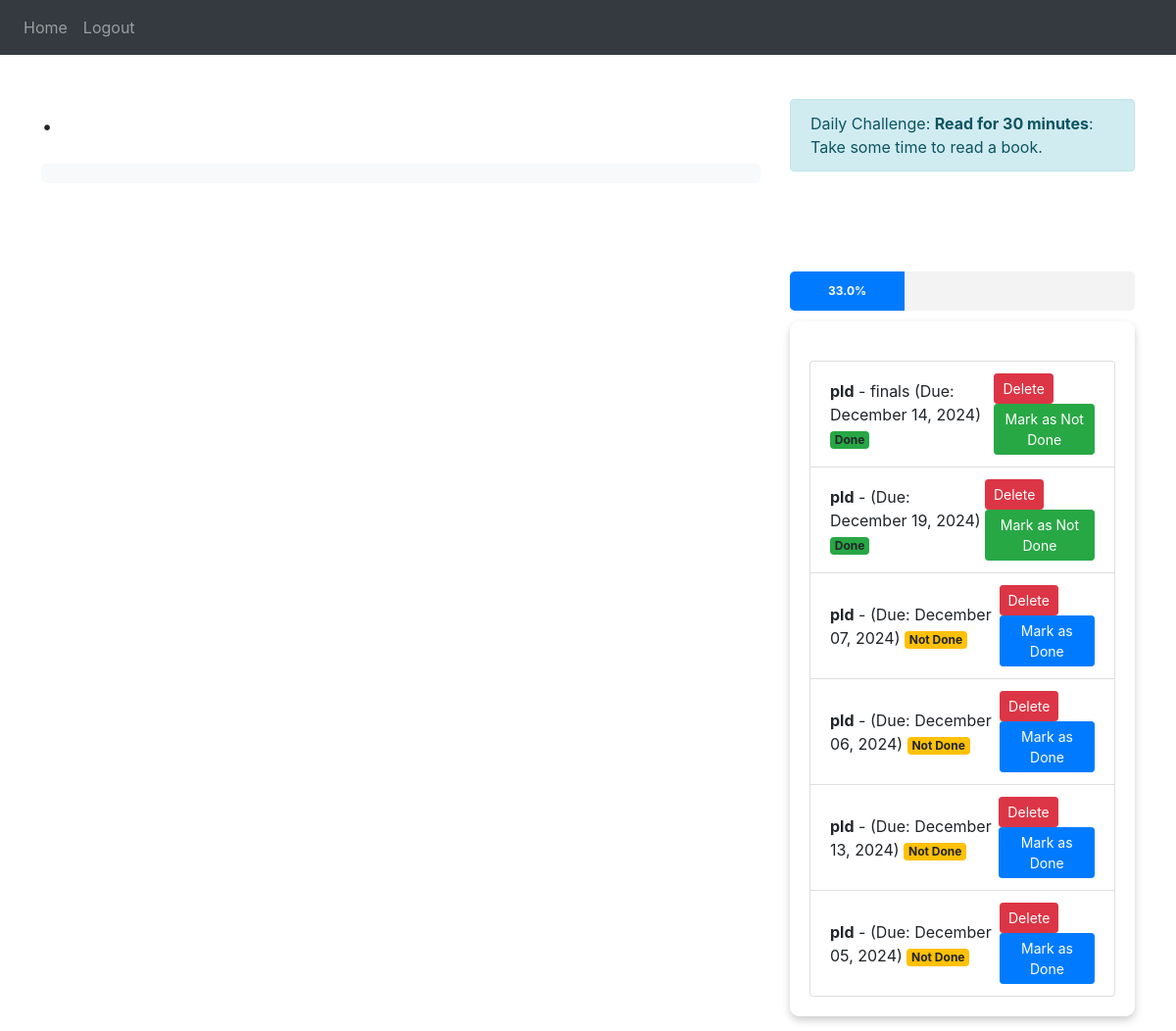
Screenshot of / (signed in) with the database file from the repository.
### website/models.py (models this page shows)
class Task(db.Model):
    id = db.Column(db.Integer, primary_key=True)    # Primary Key for the task
    title = db.Column(db.String(100), nullable=False)  # Task title is required
    description = db.Column(db.String(200), nullable=True)
    date = db.Column(db.Date, nullable=False, default=func.now())  # Default to current date
    user_id = db.Column(db.Integer, db.ForeignKey('user.id'), nullable=False)
    is_done = db.Column(db.Boolean, default=False)  # Defaults to not done

### website/views.py (the view, shortened to what this page needs)
@views.route('/', methods=['GET', 'POST'])
@login_required
def home():
    tasks = Task.query.filter_by(user_id=current_user.id).all()
    total_tasks = len(tasks)
    completed_tasks = sum(1 for task in tasks if task.is_done)
    progress_percentage = (completed_tasks / total_tasks * 100) if total_tasks > 0 else 0
    daily_challenge = get_daily_challenge()
    return render_template("home.html", user=current_user, tasks=tasks,
                           progress_percentage=progress_percentage,
                           daily_challenge=daily_challenge,)

### website/__init__.py (called while the page is built)
def create_app():
    app = Flask(__name__)
    app.config['SECRET_KEY'] = 'defHackher'
    app.config['SQLALCHEMY_DATABASE_URI'] = f'sqlite:///{DB_NAME}'
    db.init_app(app)
    from .views import views
    from .auth import auth
    app.register_blueprint(views, url_prefix='/')
    app.register_blueprint(auth, url_prefix='/')
    from .models import User, Task
    with app.app_context():
        db.create_all()
    login_manager = LoginManager()
    login_manager.login_view = 'auth.login'
    login_manager.init_app(app)
    @login_manager.user_loader
    def load_user(id):
        return User.query.get(int(id))
    return app

### website/views.py (called while the page is built)
def get_daily_challenge():
    challenges = [
        {"title": "Drink 8 glasses of water", "description": "Stay hydrated today!"},
        {"title": "Walk 10,000 steps", "description": "Get moving and stay active!"},
        {"title": "Read for 30 minutes", "description": "Take some time to read a book."},
        {"title": "Meditate for 10 minutes", "description": "Clear your mind and relax."},
        {"title": "Write down 3 things you're grateful for", "description": "Practice gratitude."}
    ]
    return random.choice(challenges)

### website/templates/home.html (shortened to what this page needs)
{% extends "base.html" %}
{% block content %}
<div class="container-fluid">
    <div class="row">
        <div class="col-md-8">
            <h1 class="my-4 text-violet">.</h1>
            <div id="calendar"></div>
        </div>
        <div class="col-md-4">
            <div class="task-progress-container">
                <div class="alert alert-info">
                    <text class="my-4 text-blue">Daily Challenge: </text>
                    <strong>{{ daily_challenge.title }}</strong>: {{ daily_challenge.description }}
                </div>
                <h2 class="my-4 text-white">Your Tasks</h2>
                <div class="progress-container">
                    <div class="progress">
                        <div class="progress-bar" role="progressbar"
                             style="width: {{ progress_percentage }}%;
                                    background-color: { '2f0a3d' if task.is_done else '#e6e6e6' };"
                             aria-valuenow="{{ progress_percentage }}"
                             aria-valuemin="0"
                             aria-valuemax="100">
                            {{ progress_percentage | round(0) }}%
                        </div>
                    </div>
                </div>
                <div class="task-container">
                    <ul class="list-group task-list">
                        {% for task in tasks %}
                        <li class="list-group-item d-flex justify-content-between align-items-center">
                            <div>
                                <strong>{{ task.title }}</strong> - {{ task.description }} (Due: {{ task.date.strftime('%B %d, %Y') }})
                                <span class="badge bg-{{ 'success' if task.is_done else 'warning' }}">
                                    {{ 'Done' if task.is_done else 'Not Done' }}
                                </span>
                            </div>
                            <div>
                                <form method="POST" action="/delete-task" style="display:inline;">
                                    <button type="submit" class="btn btn-danger btn-sm">Delete</button>
                                </form>
                                <button class="btn btn-{{ 'success' if task.is_done else 'primary' }} btn-sm mark-as-done"
                                        data-task-id="{{ task.id }}"
                                        data-is-done="{{ not task.is_done }}">
                                    {{ 'Mark as Not Done' if task.is_done else 'Mark as Done' }}
                                </button>
                            </div>
                        </li>
                        {% endfor %}
                    </ul>
                </div>
            </div>
        </div>
    </div>
</div>
{% endblock %}

### website/templates/base.html (shortened to what this page needs)
<!DOCTYPE html>
<html>
  <head>
    <link
      rel="stylesheet"
      href="https://stackpath.bootstrapcdn.com/bootstrap/4.4.1/css/bootstrap.min.css"
    />
    <link
      rel="stylesheet"
      href="https://stackpath.bootstrapcdn.com/font-awesome/4.7.0/css/font-awesome.min.css"
    />
  </head>
  <body>
    <nav class="navbar navbar-expand-lg navbar-dark bg-dark">
      <div class="collapse navbar-collapse" id="navbar">
        <div class="navbar-nav">
          {% if user.is_authenticated %}
          <a class="nav-item nav-link" id="home" href="/">Home</a>
          <a class="nav-item nav-link" id="logout" href="/logout">Logout</a>
          {% else %}
          <a class="nav-item nav-link" id="login" href="/login">Login</a>
          <a class="nav-item nav-link" id="signUp" href="/sign-up">Sign Up</a>
          {% endif %}
        </div>
      </div>
    </nav>
    <div class="container">{% block content %} {% endblock %}</div>
  </body>
</html>

### website/templates/base.html (style rules this page uses)
body { margin: 0; padding: 0; }
.container { max-width: 98%; margin-left: auto; margin-right: auto; padding: 15px; }

### website/templates/home.html (style rules this page uses)
body { background-image: url('https://i.imghippo.com/files/yNr2239LFw.png'); background-size: cover; background-repeat: no-repeat; background-position: center; background-attachment: fixed; height: 100vh; }
#calendar { background-color: #f8f9fa; border-radius: 5px; padding: 10px; }
.task-list { margin-top: 20px; }
.task-container { background-color: rgba(255, 255, 255, 0.8); border-radius: 10px; padding: 20px; box-shadow: 0 4px 8px rgba(0, 0, 0, 0.2); margin-top: 10px; }
.task-progress-container { margin-top: 30px; display: flex; flex-direction: column; align-items: center; }
.progress-container { width: 100%; margin-bottom: 1px; }
.progress { height: 40px; background-color: #f3f3f3; border-radius: 5px; overflow: hidden; }
.progress-bar { height: 100%; text-align: center; line-height: 40px; color: white; font-weight: bold; transition: width 0.5s ease; }

### rows the page displays
Task: title "pld", description "finals", date "December 14, 2024", is_done "Done", is_done "Mark as Not Done"
Task: title "pld", date "December 19, 2024", is_done "Done", is_done "Mark as Not Done"
Task: title "pld", date "December 07, 2024", is_done "Not Done", is_done "Mark as Done"
Task: title "pld", date "December 06, 2024", is_done "Not Done", is_done "Mark as Done"
Task: title "pld", date "December 13, 2024", is_done "Not Done", is_done "Mark as Done"
Task: title "pld", date "December 05, 2024", is_done "Not Done", is_done "Mark as Done"

### other values shown
{{ daily_challenge.title }} "Read for 30 minutes"
{{ daily_challenge.description }} "Take some time to read a book."
{{ progress_percentage | round(0) }} "33.0"
